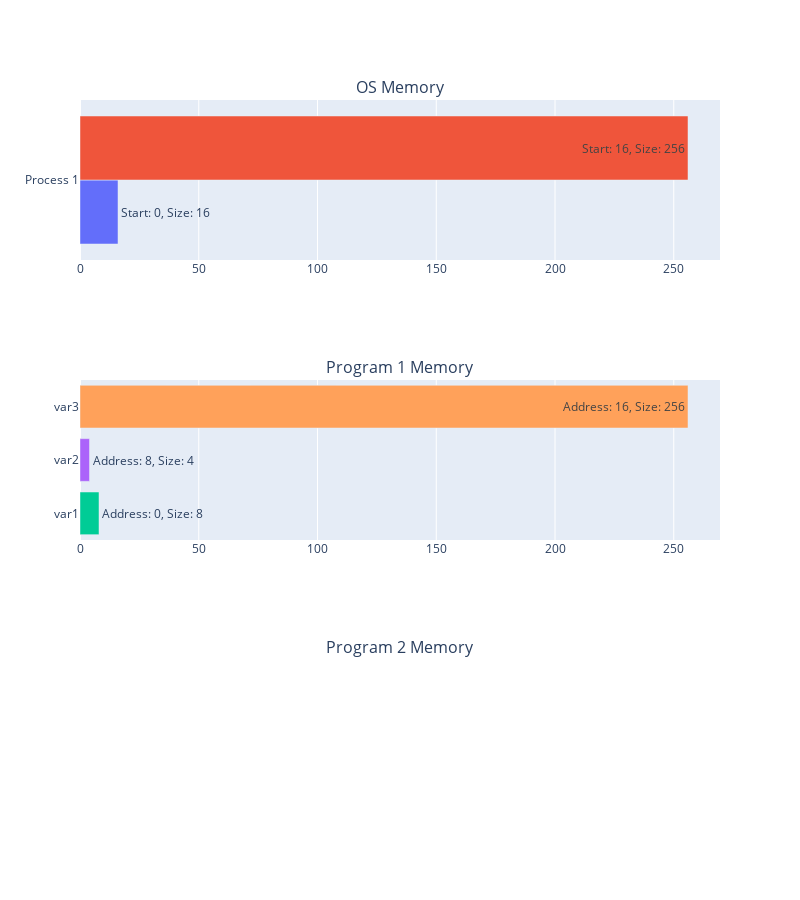

The code cell stored with this chart in its notebook:
### Code cell
print("=================================")
print("============ SANDBOX ============")
print("=================================")

def convert_bytes_to_str(bytes):
    return ''.join(chr(b) for b in bytes if b != 0)

# Sample Programs
class Program1(BaseProgram):
    def step_1(self):
        print("Program 1, Step 1: Allocate and set variables")
        self.allocate_variable("var1", 4)
        self.allocate_variable("var2", 4)
        self.set_variable("var1", 42)
        self.set_variable("var2", "Hello")

    def step_2(self):
        print("Program 1, Step 2: Read and modify variables")
        self.get_variable("var1")
        self.get_variable("var2")
        self.set_variable("var1", 100)
        self.get_variable("var1")

    def step_3(self):
        print("Program 1, Step 3: Free variables")
        self.free_variable("var1")
        self.free_variable("var2")

class CoolProgram(BaseProgram):
    def step_1(self):
        self.allocate_variable("var1", 8)
        self.set_variable("var1", "ABC abc")

        self.allocate_variable("var2", 4)
        self.set_variable("var2", "mac ")

    def step_2(self):
        

        self.allocate_variable("var3", 256)
        self.set_variable("var3", "a"*256)


    def step_3(self):
        self.get_variable("var2")


os = JulieOS()
os.set_virtual_memory_enabled(True)

pid1 = os.create_program(CoolProgram)
pid2 = os.create_program(CoolProgram)

os.execute_program_step(pid1, 1)
os.dump_memory()
os.dump_hard_drive()
os.programs[pid1].dump_memory()

# os.execute_program_step(pid2, 1)
# os.dump_memory()
# os.dump_hard_drive()
# os.programs[pid2].dump_memory()

os.execute_program_step(pid1, 2)
os.dump_memory()
os.dump_hard_drive()
os.programs[pid1].dump_memory()

os.execute_program_step(pid1, 3)
os.dump_memory()
os.dump_hard_drive()
os.programs[pid1].dump_memory()



# os.programs[pid1].dump_memory()
# os.programs[pid2].dump_memory()


# pid1 = os.create_program(Program1)

# print("Initial state:")
# os.dump_memory()
# os.programs[pid1].dump_memory()
visualize_memory(os)

# print("\nExecute Program 1, Step 1:")
# os.execute_program_step(pid1, 1)
# os.dump_memory()
# os.programs[pid1].dump_memory()
# visualize_memory(os)

### Figure 1 — Plotly figure (JSON) as saved in the notebook; plotly's stock layout.template omitted (floating-point values rounded to 4 significant figures)
{"data": [{"name": "Process 1", "orientation": "h", "text": "Start: 0, Size: 16", "textposition": "auto", "type": "bar", "x": [16], "xaxis": "x", "y": ["Process 1"], "yaxis": "y"}, {"name": "Process 1", "orientation": "h", "text": "Start: 16, Size: 256", "textposition": "auto", "type": "bar", "x": [256], "xaxis": "x", "y": ["Process 1"], "yaxis": "y"}, {"name": "var1", "orientation": "h", "text": "Address: 0, Size: 8", "textposition": "auto", "type": "bar", "x": [8], "xaxis": "x2", "y": ["var1"], "yaxis": "y2"}, {"name": "var2", "orientation": "h", "text": "Address: 8, Size: 4", "textposition": "auto", "type": "bar", "x": [4], "xaxis": "x2", "y": ["var2"], "yaxis": "y2"}, {"name": "var3", "orientation": "h", "text": "Address: 16, Size: 256", "textposition": "auto", "type": "bar", "x": [256], "xaxis": "x2", "y": ["var3"], "yaxis": "y2"}], "layout": {"annotations": [{"font": {"size": 16}, "showarrow": false, "text": "OS Memory", "x": 0.5, "xanchor": "center", "xref": "paper", "y": 1, "yanchor": "bottom", "yref": "paper"}, {"font": {"size": 16}, "showarrow": false, "text": "Program 1 Memory", "x": 0.5, "xanchor": "center", "xref": "paper", "y": 0.6111, "yanchor": "bottom", "yref": "paper"}, {"font": {"size": 16}, "showarrow": false, "text": "Program 2 Memory", "x": 0.5, "xanchor": "center", "xref": "paper", "y": 0.2222, "yanchor": "bottom", "yref": "paper"}], "height": 900, "showlegend": false, "width": 800, "xaxis": {"anchor": "y", "domain": [0, 1]}, "xaxis2": {"anchor": "y2", "domain": [0, 1]}, "xaxis3": {"anchor": "y3", "domain": [0, 1]}, "yaxis": {"anchor": "x", "domain": [0.7778, 1]}, "yaxis2": {"anchor": "x2", "domain": [0.3889, 0.6111]}, "yaxis3": {"anchor": "x3", "domain": [0, 0.2222]}}}
